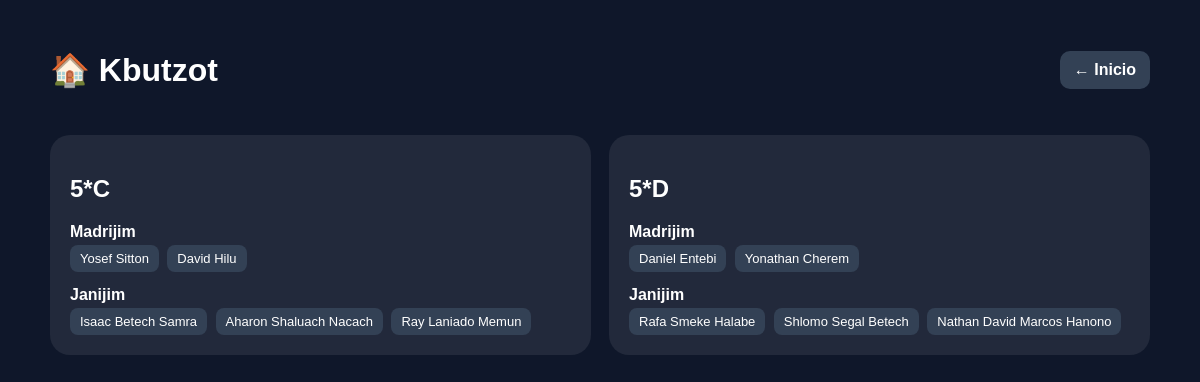
Screenshot of /kbutzot/ with the database file from the repository.
### kbutzot/models.py (models this page shows, shortened)
class Kbutza(models.Model):
    nombre = models.CharField(max_length=100)
    color = models.CharField(max_length=50, blank=True, null=True)
    cuarto = models.CharField(max_length=100, blank=True, null=True)

class MadrijKbutza(models.Model):
    usuario = models.ForeignKey(UsuarioCamp, on_delete=models.CASCADE)
    kbutza = models.ForeignKey(Kbutza, on_delete=models.CASCADE)

class Janij(models.Model):
    nombre = models.CharField(max_length=100)
    kbutza = models.ForeignKey(Kbutza, on_delete=models.SET_NULL, null=True, blank=True)
    nombre_mama = models.CharField(max_length=100, blank=True, null=True)
    tel_mama = models.CharField(max_length=30, blank=True, null=True)
    nombre_papa = models.CharField(max_length=100, blank=True, null=True)
    tel_papa = models.CharField(max_length=30, blank=True, null=True)
    info_medica = models.TextField(blank=True, null=True)

### usuarios/models.py (models this page shows, shortened)
class UsuarioCamp(models.Model):
    TIPOS = [
        ('admin', 'Admin'),
        ('madrij', 'Madrij'),
        ('arbitro', 'Arbitro'),
        ('consulta', 'Consulta'),
    ]
    nombre = models.CharField(max_length=100)
    username = models.CharField(max_length=100, unique=True)
    password = models.CharField(max_length=100)
    tipo = models.CharField(max_length=20, choices=TIPOS)

### torneo/views.py (the view)
# urls.py: path('kbutzot/', kbutzot_publicas, name='kbutzot_publicas'),
def kbutzot_publicas(request):
    usuario_id = request.session.get('usuario_id')
    usuario_tipo = request.session.get('usuario_tipo')
    mi_kbutza = None
    if usuario_id and usuario_tipo == 'madrij':
        usuario = UsuarioCamp.objects.filter(id=usuario_id, tipo='madrij').first()
        if usuario:
            asignacion = MadrijKbutza.objects.filter(usuario=usuario).first()
            if asignacion:
                mi_kbutza = asignacion.kbutza
    kbutzot = Kbutza.objects.all().order_by('nombre')
    data = []
    for k in kbutzot:
        madrijim = MadrijKbutza.objects.filter(kbutza=k)
        janijim = Janij.objects.filter(kbutza=k)
        data.append({
            'kbutza': k,
            'madrijim': madrijim,
            'janijim': janijim
        })
    mi_madrijim = []
    mi_janijim = []
    if mi_kbutza:
        mi_madrijim = MadrijKbutza.objects.filter(kbutza=mi_kbutza)
        mi_janijim = Janij.objects.filter(kbutza=mi_kbutza)
    return render(request, 'kbutzot_publicas.html', {
        'data': data,
        'mi_kbutza': mi_kbutza,
        'mi_madrijim': mi_madrijim,
        'mi_janijim': mi_janijim
    })

### templates/kbutzot_publicas.html (shortened to what this page needs)
<!DOCTYPE html>
<html lang="es">
<head>
</head>
<body>
<div class="container">
    <div class="topbar">
        <h1>🏠 Kbutzot</h1>
        {% if request.session.usuario_tipo == 'madrij' %}
            <a class="btn" href="/menu-madrij/">← Menú</a>
        {% elif request.session.usuario_tipo == 'admin' %}
            <a class="btn" href="/panel-admin/">← Panel Admin</a>
        {% else %}
            <a class="btn" href="/">← Inicio</a>
        {% endif %}
    </div>
    <div class="grid">
        {% for item in data %}
            <div class="card">
                <h2>{{ item.kbutza.nombre }}</h2>
                <div class="section">
                    <strong>Madrijim</strong><br>
                    {% for m in item.madrijim %}
                        <span class="badge">{{ m.usuario.nombre }}</span>
                    {% empty %}
                        <span class="muted">Sin madrijim asignados</span>
                    {% endfor %}
                </div>
                <div class="section">
                    <strong>Janijim</strong><br>
                    {% for j in item.janijim %}
                        <span class="badge">{{ j.nombre }}</span>
                    {% empty %}
                        <span class="muted">Sin janijim</span>
                    {% endfor %}
                </div>
            </div>
        {% empty %}
            <div class="card">No hay kbutzot todavía.</div>
        {% endfor %}
    </div>
</div>
</body>
</html>

### templates/kbutzot_publicas.html (style rules this page uses)
body { margin:0; font-family:Arial; background:#0f172a; color:white; }
.container { max-width:1100px; margin:auto; padding:30px 20px; }
.topbar { display:flex; justify-content:space-between; align-items:center; gap:10px; flex-wrap:wrap; margin-bottom:24px; }
.btn { background:#334155; color:white; text-decoration:none; padding:10px 14px; border-radius:10px; font-weight:bold; }
.grid { display:grid; grid-template-columns:repeat(auto-fit,minmax(260px,1fr)); gap:18px; }
.card { background:rgba(255,255,255,0.08); border-radius:20px; padding:20px; }
.badge { display:inline-block; background:#334155; padding:6px 10px; border-radius:8px; margin:4px 4px 0 0; font-size:13px; }
.section { margin-top:14px; }

### rows the page displays
Kbutza: kbutza.nombre "5*C"
MadrijKbutza: usuario.nombre "Yosef Sitton"
MadrijKbutza: usuario.nombre "David Hilu"
Janij: nombre "Isaac Betech Samra"
Janij: nombre "Aharon Shaluach Nacach"
Janij: nombre "Ray Laniado Memun"
Kbutza: kbutza.nombre "5*D"
MadrijKbutza: usuario.nombre "Daniel Entebi"
MadrijKbutza: usuario.nombre "Yonathan Cherem"
Janij: nombre "Rafa Smeke Halabe"
Janij: nombre "Shlomo Segal Betech"
Janij: nombre "Nathan David Marcos Hanono"
